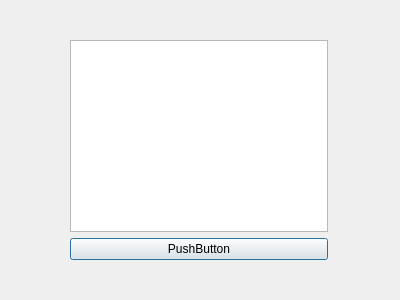
<?xml version="1.0" encoding="UTF-8"?>
<ui version="4.0">
 <class>MyDialog</class>
 <widget class="QDialog" name="MyDialog">
  <property name="geometry">
   <rect>
    <x>0</x>
    <y>0</y>
    <width>400</width>
    <height>300</height>
   </rect>
  </property>
  <property name="windowTitle">
   <string>Dialog</string>
  </property>
  <widget class="QWidget" name="">
   <property name="geometry">
    <rect>
     <x>70</x>
     <y>40</y>
     <width>258</width>
     <height>220</height>
    </rect>
   </property>
   <layout class="QVBoxLayout" name="verticalLayout">
    <item>
     <widget class="QTextEdit" name="textEdit"/>
    </item>
    <item>
     <widget class="QPushButton" name="pushButton">
      <property name="text">
       <string>PushButton</string>
      </property>
     </widget>
    </item>
   </layout>
  </widget>
 </widget>
 <resources/>
 <connections/>
</ui>
